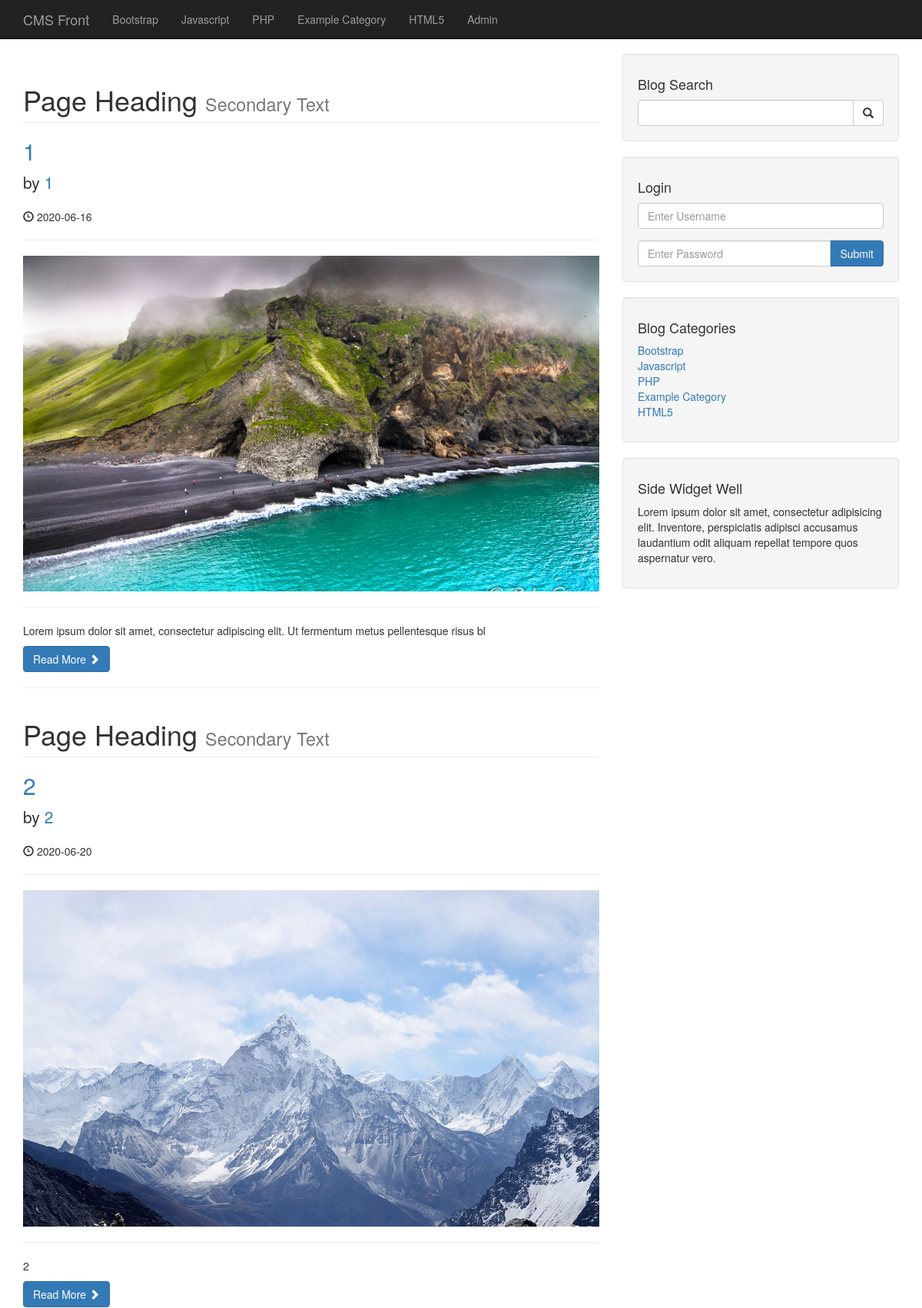
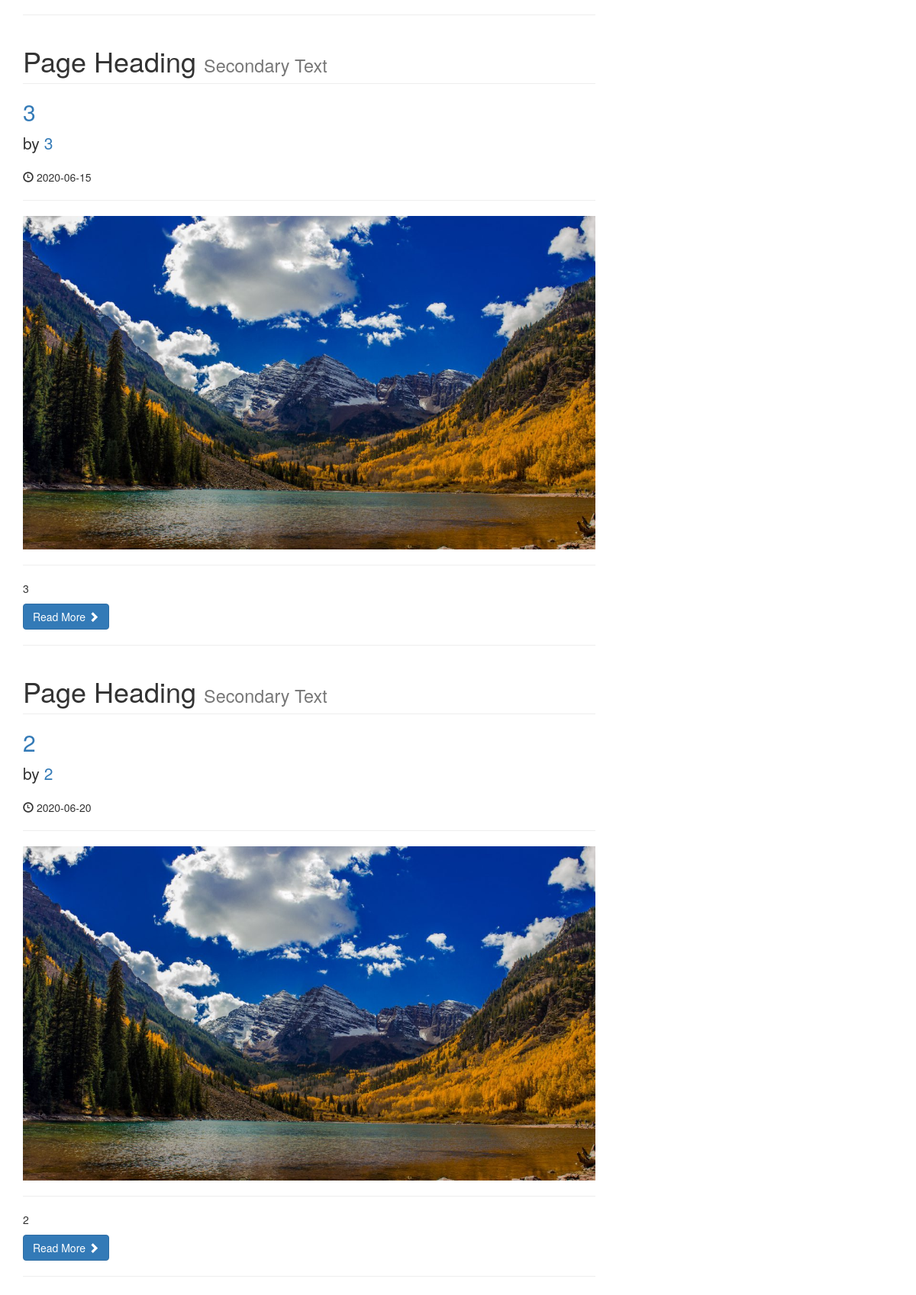
/index_old.php (upper part), run on the app's committed database (2 pictures, top to bottom).
### tables this page shows
CREATE TABLE `categories` (
  `cat_id` int(3) NOT NULL,
  `cat_title` varchar(255) NOT NULL
);

CREATE TABLE `posts` (
  `post_id` int(3) NOT NULL,
  `post_category_id` int(3) NOT NULL,
  `post_title` varchar(255) NOT NULL,
  `post_author` varchar(255) NOT NULL,
  `post_date` date NOT NULL,
  `post_image` text NOT NULL,
  `post_content` text NOT NULL,
  `post_tags` varchar(255) NOT NULL,
  `post_comment_count` int(11) NOT NULL,
  `post_status` varchar(255) NOT NULL DEFAULT 'draft',
  `post_views_count` int(11) NOT NULL
);

### index_old.php (the view, shortened to what this page needs)
<?php include "includes/header.php" ?>
<?php include "includes/db.php" ?>
    <?php include "includes/navigation.php"?>
    <div class="container">
        <div class="row">
            <div class="col-md-8">
                <?php
                    $query = "SELECT * FROM posts ";
                    $select_all_posts_query = mysqli_query($connection,$query);
                    while ($row = mysqli_fetch_assoc($select_all_posts_query)){
                        $post_id = $row['post_id'];
                        $post_title = $row['post_title'];
                        $post_author = $row['post_author'];
                        $post_date = $row['post_date'];
                        $post_image = $row['post_image'];
                        $post_content = substr($row['post_content'], 0,100);
                        $post_status = $row['post_status'];
                        if ($post_status == 'published'){
                        ?>
                <h1 class="page-header">
                    Page Heading
                    <small>Secondary Text</small>
                </h1>
                <h2>
                    <a href="post.php?p_id=<?php echo $post_id ?>"><?php echo $post_title ?></a>
                </h2>
                <p class="lead">
                    by <a href="author_posts.php?author=<?php echo $post_author ?>&p_id=<?php echo $post_id ?>"><?php echo $post_author ?></a>
                </p>
                <p><span class="glyphicon glyphicon-time"></span> <?php echo $post_date ?></p>
                <hr>
                <a href="post.php?p_id=<?php echo $post_id ?>"><img class="img-responsive" src="images/<?php echo $post_image ?>" alt=""></a>
                <hr>
                <p><?php echo $post_content ?></p>
                <a class="btn btn-primary" href="post.php?p_id=<?php echo $post_id ?>">Read More <span class="glyphicon glyphicon-chevron-right"></span></a>
                <hr>
                <?php
                    } }
                ?>
            </div>
    <?php include "includes/sidebar.php"?>
        </div>
       <?php include "includes/footer.php"?>

### includes/navigation.php (shortened to what this page needs)
<nav class="navbar navbar-inverse navbar-fixed-top" role="navigation">
    <div class="container">
        <div class="navbar-header">
            <a class="navbar-brand" href="index.php">CMS Front</a>
        </div>
        <div class="collapse navbar-collapse" id="bs-example-navbar-collapse-1">
            <ul class="nav navbar-nav">
                <?php
                $query = "SELECT * FROM categories";
                $select_all_categories_query = mysqli_query($connection, $query);
                while ($row = mysqli_fetch_assoc($select_all_categories_query)){
                    $cat_title = $row['cat_title'];
                    echo "<li><a href='#'>{$cat_title}</a></li>";
                }
                ?>
                <li>
                    <a href="admin/index.php">Admin</a>
                </li>
            </ul>
        </div>
    </div>
</nav>

### includes/sidebar.php
<div class="col-md-4">
    <div class="well">
        <h4>Blog Search</h4>
        <form action="search.php" method="post">
            <div class="input-group">
                <input name="search" type="text" class="form-control">
                <span class="input-group-btn">
                    <button name="submit" class="btn btn-default" type="submit">
                        <span class="glyphicon glyphicon-search"></span>
                    </button>
                </span>
            </div>
        </form>
    </div>
    <div class="well">
        <h4>Login</h4>
        <form action="includes/login.php" method="post">
            <div class="form-group">
                <input name="username" type="text" class="form-control" placeholder="Enter Username">
            </div>
            <div class="input-group">
                <input name="password" type="password" class="form-control" placeholder="Enter Password">
                <span class="input-group-btn">
                    <button class="btn btn-primary" name="login" type="submit">Submit</button>
                </span>
            </div>
        </form>
    </div>
    <div class="well">
        <?php
        $query = "SELECT * FROM categories";
        $select_all_categories_sidebar = mysqli_query($connection, $query);
        ?>
        <h4>Blog Categories</h4>
        <div class="row">
            <div class="col-lg-12">
                <ul class="list-unstyled">
                    <?php
                    while ($row =mysqli_fetch_assoc($select_all_categories_sidebar)){
                        $cat_title = $row['cat_title'];
                        $cat_id = $row['cat_id'];
                        echo "<li><a href='category.php?category=$cat_id'>{$cat_title}</a></li>";
                    }
                    ?>
                </ul>
            </div>
        </div>
    </div>
   <?php include "widget.php"  ?>
</div>

### css/blog-home.css (style rules this page uses)
body { padding-top: 70px; }

### data on the page
categories: cat_title "Bootstrap"
categories: cat_title "Javascript"
categories: cat_title "PHP"
categories: cat_title "Example Category"
categories: cat_title "HTML5"
posts: post_title "1", post_author "1", post_date "2020-06-16", post_image (picture), post_content "Lorem ipsum dolor sit amet, consectetur adipiscing elit. Ut fermentum metus pellentesque risus bl"
posts: post_title "2", post_author "2", post_date "2020-06-20", post_image (picture), post_content "2"
posts: post_title "3", post_author "3", post_date "2020-06-15", post_image (picture), post_content "3"
posts: post_title "2", post_author "2", post_date "2020-06-20", post_image (picture), post_content "2"
